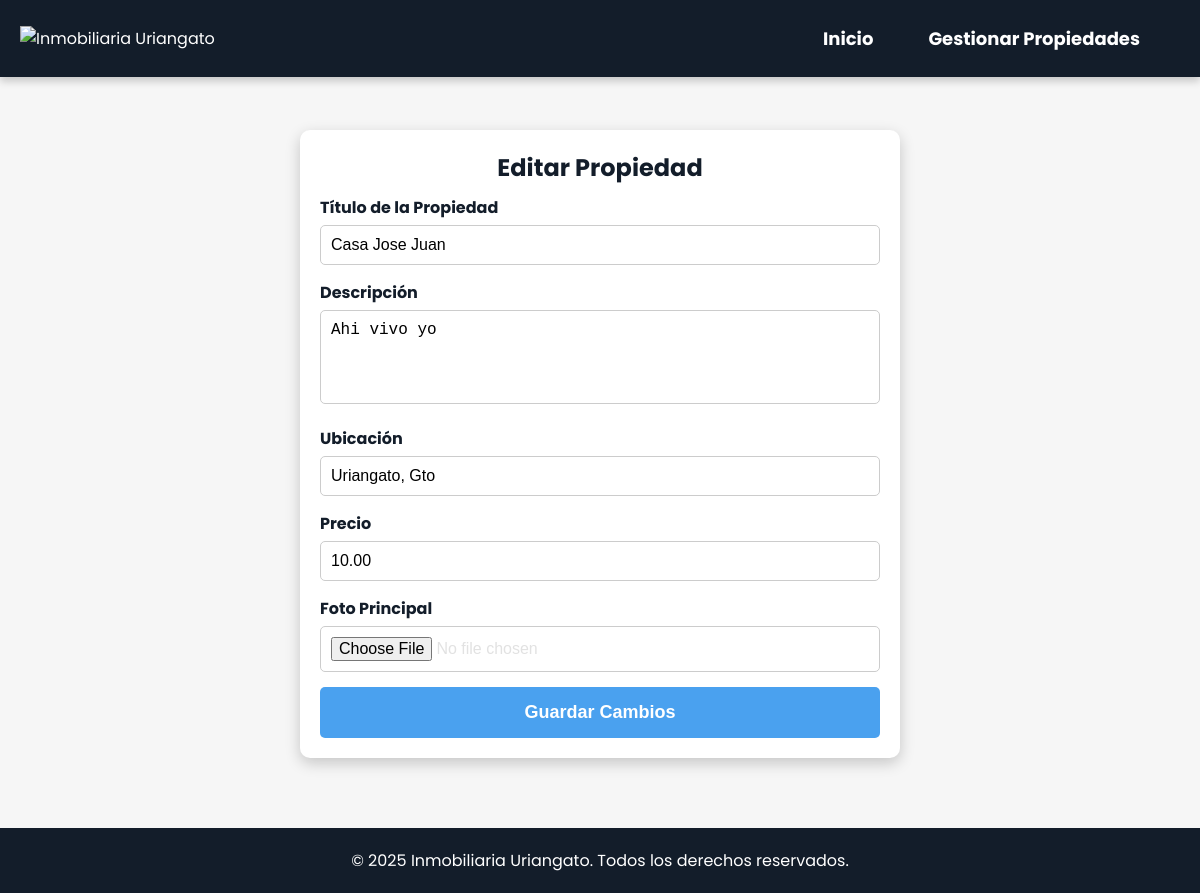
The page /editar-propiedad/4/ on the database its author committed.
### principal/models.py (models this page shows, shortened)
class Propiedad(models.Model):
    titulo = models.CharField(max_length=200)
    descripcion = models.TextField()
    ubicacion = models.CharField(max_length=200)
    precio = models.DecimalField(max_digits=10, decimal_places=2)
    foto_principal = models.ImageField(upload_to='propiedades/')
    fecha_creacion = models.DateTimeField(auto_now_add=True)

### principal/views.py (the view, shortened to what this page needs)
# urls.py: path('editar-propiedad/<int:propiedad_id>/', views.editar_propiedad, name='editar_propiedad'),
def editar_propiedad(request, propiedad_id):
    propiedad = get_object_or_404(Propiedad, id=propiedad_id)
    return render(request, 'principal/editar_propiedad.html', {'propiedad': propiedad})

### principal/templates/principal/editar_propiedad.html (shortened to what this page needs)
<!DOCTYPE html>
<html lang="es">
<head>
    {% load static %}
    <link rel="stylesheet" href="{% static 'estilos/main.css' %}">
    <link rel="stylesheet" href="{% static 'estilos/agregar_propiedad.css' %}">
</head>
<body>
<header>
    <div class="logo">
        <img src="{% static 'imagenes/logo.png' %}" alt="Inmobiliaria Uriangato">
    </div>
    <nav>
        <ul>
            <li><a href="{% url 'index' %}">Inicio</a></li>
            <li><a href="{% url 'propiedades_admin' %}">Gestionar Propiedades</a></li>
        </ul>
    </nav>
</header>
<main>
    <section class="formulario-container">
        <h2>Editar Propiedad</h2>
        <form action="" method="POST" enctype="multipart/form-data">
            <div class="form-group">
                <label for="titulo">Título de la Propiedad</label>
                <input type="text" id="titulo" name="titulo" value="{{ propiedad.titulo }}" required>
            </div>
            <div class="form-group">
                <label for="descripcion">Descripción</label>
                <textarea id="descripcion" name="descripcion" rows="4" required>{{ propiedad.descripcion }}</textarea>
            </div>
            <div class="form-group">
                <label for="ubicacion">Ubicación</label>
                <input type="text" id="ubicacion" name="ubicacion" value="{{ propiedad.ubicacion }}" required>
            </div>
            <div class="form-group">
                <label for="precio">Precio</label>
                <input type="number" id="precio" name="precio" value="{{ propiedad.precio }}" required>
            </div>
            <div class="form-group">
                <label for="foto_principal">Foto Principal</label>
                <input type="file" id="foto_principal" name="foto_principal" accept="image/*">
            </div>
            <button type="submit" class="btn-enviar">Guardar Cambios</button>
        </form>
    </section>
</main>
<footer>
    <p>&copy; 2025 Inmobiliaria Uriangato. Todos los derechos reservados.</p>
</footer>
</body>
</html>

### principal/static/estilos/main.css (style rules this page uses)
:root { --primary-color: #4AA1EF; --secondary-color: #0CDDC7; --dark-bg: #131D2A; --text-color: #E2E2E2; --light-bg: #F6F6F6; --white: #FFFFFF; }
body { min-height: 100vh; display: flex; flex-direction: column; font-family: 'Poppins', sans-serif; margin: 0; padding: 0; background-color: var(--light-bg); color: var(--text-color); }
html, body { overflow-x: hidden; width: 100%; }
main { flex: 1; max-width: 100%; overflow-x: hidden; }
* { box-sizing: border-box; margin: 0; padding: 0; }
header { background-color: var(--dark-bg); color: var(--white); padding: 15px 20px; display: flex; justify-content: space-between; align-items: center; position: fixed; top: 0; left: 0; width: 100%; z-index: 1000; transition: all 0.3s ease-in-out; box-shadow: 0px 4px 8px rgba(0, 0, 0, 0.2); }
body { padding-top: 80px; }
.logo img { height: 50px; }
nav ul { list-style: none; margin: 0; padding: 0; display: flex; }
nav ul li { margin-right: 25px; }
nav ul li a { color: var(--white); text-decoration: none; font-size: 18px; font-weight: bold; transition: color 0.3s; }
footer { background-color: var(--dark-bg); color: var(--white); text-align: center; padding: 20px; position: relative; bottom: 0; width: 100%; margin-top: 20px; }
nav ul { list-style: none; margin: 0; padding: 0; display: flex; position: relative; }
nav ul li { position: relative; margin-right: 25px; }
nav ul li a { color: var(--white); text-decoration: none; font-size: 18px; font-weight: bold; transition: color 0.3s; padding: 10px 15px; display: block; }

### principal/static/estilos/agregar_propiedad.css (style rules this page uses)
.formulario-container { max-width: 600px; margin: 50px auto; padding: 20px; background: var(--white); border-radius: 10px; box-shadow: 0px 5px 15px rgba(0, 0, 0, 0.2); text-align: center; }
.formulario-container h2 { color: var(--dark-bg); margin-bottom: 10px; }
.form-group { text-align: left; margin-bottom: 15px; }
.form-group label { display: block; font-weight: bold; margin-bottom: 5px; color: var(--dark-bg); }
input, textarea { width: 100%; padding: 10px; border: 1px solid #ccc; border-radius: 5px; font-size: 16px; }
textarea { resize: none; }
.btn-enviar { display: block; width: 100%; background: var(--primary-color); color: var(--white); padding: 15px; border: none; border-radius: 5px; font-size: 18px; font-weight: bold; cursor: pointer; transition: background 0.3s; }

### rows shown on the page
Propiedad: titulo "Casa Jose Juan", descripcion "Ahi vivo yo", ubicacion "Uriangato, Gto", precio "10.00"
